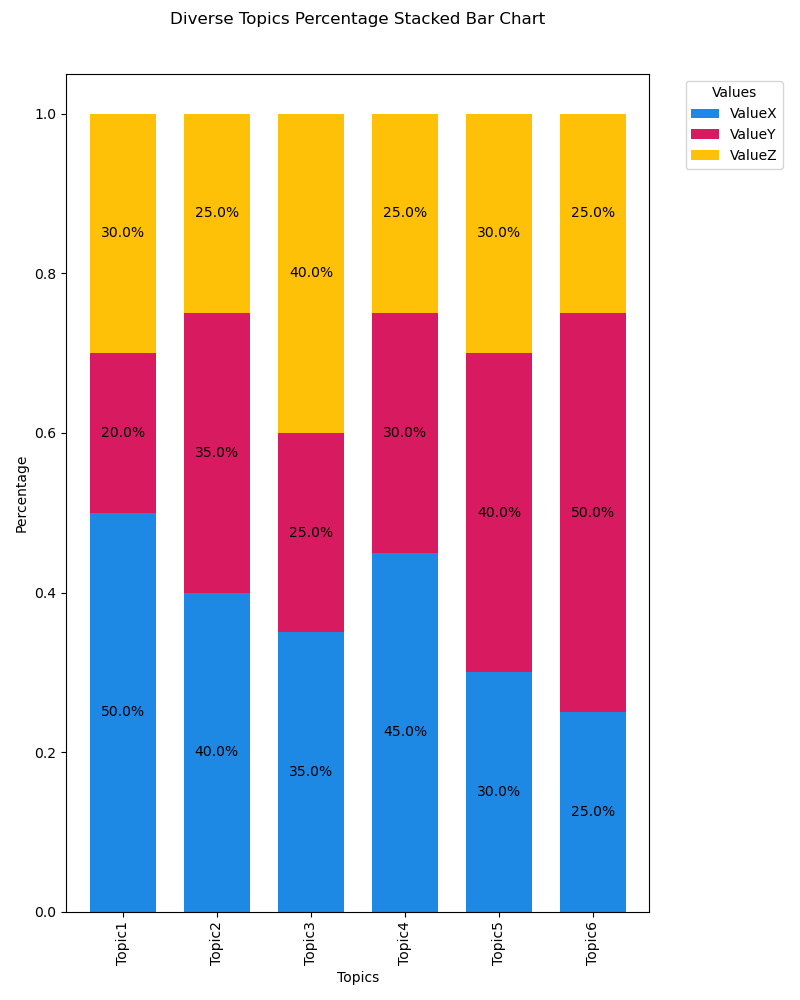

Source code (Python):
import matplotlib.pyplot as plt
import seaborn as sns
import pandas as pd

data = {
    'Topic': ['Topic1', 'Topic2', 'Topic3', 'Topic4', 'Topic5', 'Topic6'],
    'ValueX': [50, 40, 35, 45, 30, 25],
    'ValueY': [20, 35, 25, 30, 40, 50],
    'ValueZ': [30, 25, 40, 25, 30, 25],
}
df = pd.DataFrame(data)

df_percentage = df.set_index('Topic')
df_percentage = df_percentage.divide(df_percentage.sum(axis=1), axis=0)

fig, ax = plt.subplots(figsize=(8, 10))
df_percentage.plot(kind='bar', stacked=True, color=['#1E88E5', '#D81B60', '#FFC107'], ax=ax, width=0.7)

for n in df_percentage:
    for i, (cs, ab, pc) in enumerate(zip(df_percentage.iloc[:, :].cumsum(1)[n], 
                                          df_percentage[n], df_percentage[n])):
        if pc > 0:
            plt.text(i, cs - ab / 2, str(round(pc * 100, 1)) + '%', va='center', ha='center')

plt.title('Diverse Topics Percentage Stacked Bar Chart', y=1.05)
ax.set_ylabel('Percentage')
ax.set_xlabel('Topics')
plt.legend(title='Values', bbox_to_anchor=(1.05, 1), loc='upper left')

plt.tight_layout()
plt.show()
